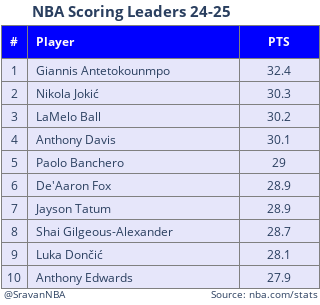

The code cell stored with this chart in its notebook:
### Markdown cell above
## Points

### Code cell
rank_plot(df, "PTS", title="NBA Scoring Leaders 24-25")

### Figure 1 — Plotly figure (JSON) as saved in the notebook; plotly's stock layout.template omitted (floating-point values rounded to 4 significant figures)
{"data": [{"cells": {"align": ["center", "left", "center"], "fill": {"color": "lavender"}, "height": 23, "line": {"color": "grey"}, "values": [[1, 2, 3, 4, 5, 6, 7, 8, 9, 10], ["Giannis Antetokounmpo", "Nikola Jokić", "LaMelo Ball", "Anthony Davis", "Paolo Banchero", "De'Aaron Fox", "Jayson Tatum", "Shai Gilgeous-Alexander", "Luka Dončić", "Anthony Edwards"], [32.4, 30.3, 30.2, 30.1, 29, 28.9, 28.9, 28.7, 28.1, 27.9]]}, "columnwidth": [5, 40, 15], "header": {"align": ["center", "left", "center"], "fill": {"color": "blue"}, "font": {"color": "snow", "size": 12}, "line": {"color": "grey"}, "values": ["<b>#<b>", "<b>Player<b>", "<b>PTS<b>"]}, "type": "table"}], "layout": {"annotations": [{"font": {"size": 10}, "showarrow": false, "text": "@SravanNBA", "x": 0, "xshift": 1, "y": 0, "yshift": 1}, {"font": {"size": 10}, "showarrow": false, "text": "Source: nba.com/stats", "x": 1, "xshift": 1, "y": 0, "yshift": 1}], "height": 305, "margin": {"b": 1, "l": 1, "r": 1, "t": 25}, "title": {"font": {"size": 15}, "text": "<b>NBA Scoring Leaders 24-25<b>", "x": 0.1, "y": 0.98}, "width": 265}}
